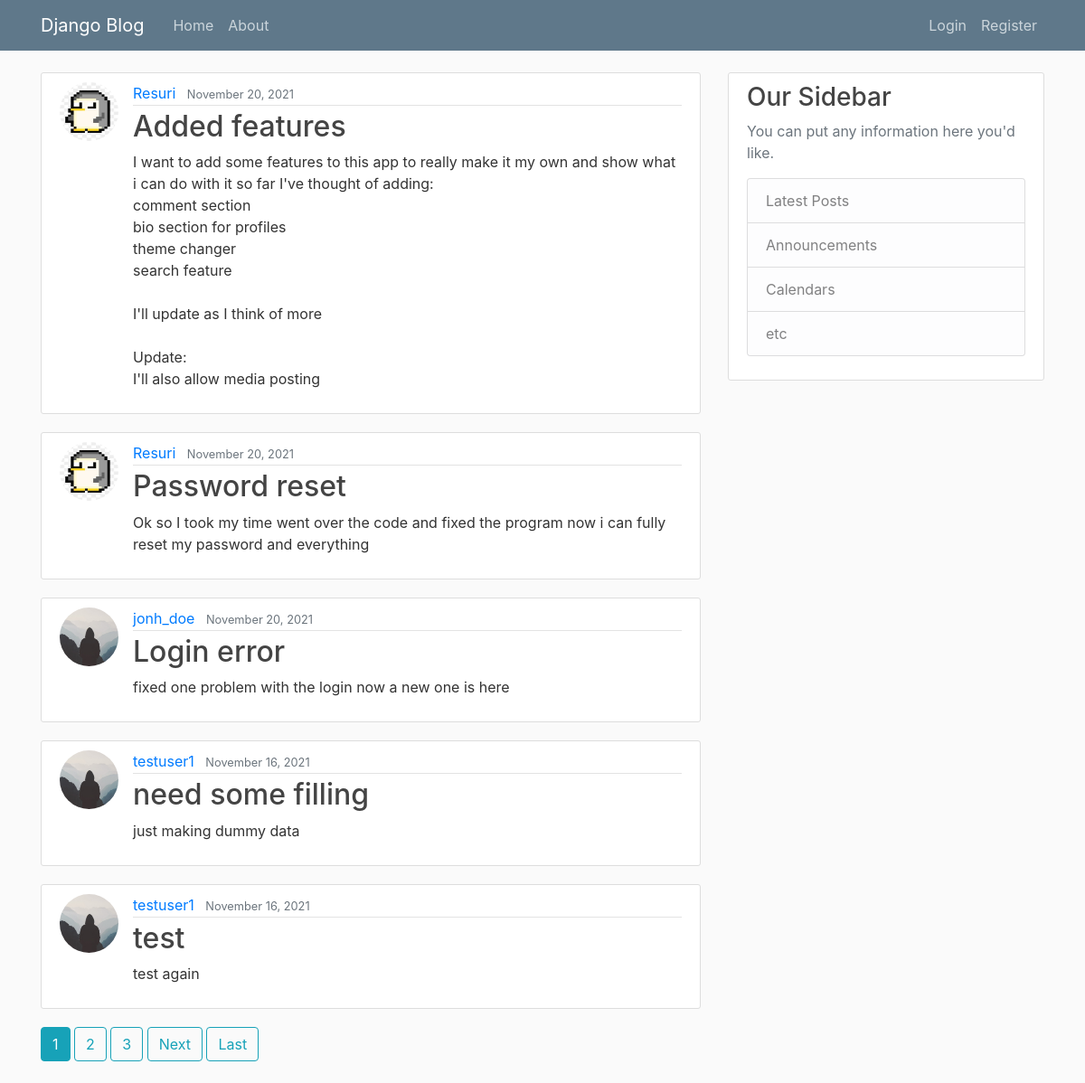
The page / on the database its author committed.
### blog/models.py (models this page shows, shortened)
class Post(models.Model):
    title = models.CharField(max_length=100)
    content = models.TextField()
    date_posted = models.DateTimeField(default=timezone.now)
    author = models.ForeignKey(User, on_delete=models.CASCADE)

### users/models.py (models this page shows, shortened)
class Profile(models.Model):
    user = models.OneToOneField(User, on_delete=models.CASCADE, null=True, blank=True)
    image = models.ImageField(default='default.jpg', upload_to='profile_pics')
    bio = models.TextField(default='', blank=True)
    updated_at = models.DateTimeField(auto_now=True)

### blog/views.py (the view)
# urls.py: path('', PostListView.as_view(), name='blog-home'),
class PostListView(ListView):
    model = Post
    template_name = 'blog/home.html' # <app>/<model>_<viewtype>.html
    context_object_name = 'posts'
    ordering = ['-date_posted']
    paginate_by = 5

### blog/templates/blog/home.html (shortened to what this page needs)
{% extends "blog/base.html" %}
{% block content %}
	{% for post in posts %}
		<article class="media content-section">
          <img class="rounded-circle article-img" src="{{ post.author.profile.image.url }}">
          <div class="media-body">
            <div class="article-metadata">
              <a class="mr-2" href="{% url 'user-posts' post.author.username %}">{{ post.author }}</a>
              <small class="text-muted">{{ post.date_posted|date:"F d, Y" }}</small>
            </div>
            <h2><a class="article-title" href="{% url 'post-detail' post.id %}">{{ post.title }}</a></h2>
            <p class="article-content">{{ post.content }}</p>
          </div>
        </article>
	{% endfor%}
  {% if is_paginated %}
    {% for num in page_obj.paginator.page_range %}
        {% if page_obj.number == num %}
          <a class="btn btn-info mb-4" href="?page={{ num }}">{{ num }}</a>
        {% elif num > page_obj.number|add:'-3' and num < page_obj.number|add:'3' %}
          <a class="btn btn-outline-info mb-4" href="?page={{ num }}">{{ num }}</a>
        {% endif %}
      {% endfor %}
      {% if page_obj.has_next %}
        <a class="btn btn-outline-info mb-4" href="?page={{ page_obj.next_page_number }}">Next</a>
        <a class="btn btn-outline-info mb-4" href="?page={{ page_obj.paginator.num_pages }}">Last</a>
      {% endif %}
    {% endif %}
{% endblock content %}

### blog/templates/blog/base.html (shortened to what this page needs)
{% load static %}
<!DOCTYPE html>
<html>
<head>
    <link rel="stylesheet" href="https://maxcdn.bootstrapcdn.com/bootstrap/4.0.0/css/bootstrap.min.css">
    <link rel="stylesheet" type="text/css" href="{% static 'blog/main.css' %}">
</head>
<body>
    <header class="site-header">
      <nav class="navbar navbar-expand-md navbar-dark bg-steel fixed-top">
        <div class="container">
          <a class="navbar-brand mr-4" href="{% url 'blog-home' %}">Django Blog</a>
          <div class="collapse navbar-collapse" id="navbarToggle">
            <div class="navbar-nav mr-auto">
              <a class="nav-item nav-link" href="{% url 'blog-home' %}">Home</a>
              <a class="nav-item nav-link" href="{% url 'blog-about' %}">About</a>
            </div>
            <div class="navbar-nav">
              {% if user.is_authenticated %}
                <a class="nav-item nav-link" href="{% url 'post-create' %}">New Post</a>
                <a class="nav-item nav-link" href="{% url 'profile' %}">Profile</a>
                <a class="nav-item nav-link" href="{% url 'logout' %}">Logout</a>
              {% else %}
                <a class="nav-item nav-link" href="{% url 'login' %}">Login</a>
                <a class="nav-item nav-link" href="{% url 'register' %}">Register</a>
              {% endif %}
            </div>
          </div>
        </div>
      </nav>
    </header>
    <main role="main" class="container">
      <div class="row">
        <div class="col-md-8">
          {% block content %}{% endblock %}
        </div>
        <div class="col-md-4">
          <div class="content-section">
            <h3>Our Sidebar</h3>
            <p class='text-muted'>You can put any information here you'd like.
              <ul class="list-group">
                <li class="list-group-item list-group-item-light">Latest Posts</li>
                <li class="list-group-item list-group-item-light">Announcements</li>
                <li class="list-group-item list-group-item-light">Calendars</li>
                <li class="list-group-item list-group-item-light">etc</li>
              </ul>
            </p>
          </div>
        </div>
      </div>
    </main>
</body>
</html>

### blog/static/blog/main.css (style rules this page uses)
body { background: #fafafa; color: #333333; margin-top: 5rem; }
h1, h2, h3, h4, h5, h6 { color: #444444; }
ul { margin: 0; }
.bg-steel { background-color: #5f788a; }
.site-header .navbar-nav .nav-link { color: #cbd5db; }
.content-section { background: #ffffff; padding: 10px 20px; border: 1px solid #dddddd; border-radius: 3px; margin-bottom: 20px; }
.article-title { color: #444444; }
.article-content { white-space: pre-line; }
.article-img { height: 65px; width: 65px; margin-right: 16px; }
.article-metadata { padding-bottom: 1px; margin-bottom: 4px; border-bottom: 1px solid #e3e3e3 }

### rows shown on the page
Post: author.profile.image (picture), author "Resuri", date_posted "November 20, 2021", title "Added features", content "I want to add some features to this app to really make it my own and show what i can do with it so far I've thought of adding: comment section bio section for profiles theme changer search feature I'll update as I think of more Update: I'll also allow media posting"
Post: author.profile.image (picture), author "Resuri", date_posted "November 20, 2021", title "Password reset", content "Ok so I took my time went over the code and fixed the program now i can fully reset my password and everything"
Post: author.profile.image (placeholder picture), author "jonh_doe", date_posted "November 20, 2021", title "Login error", content "fixed one problem with the login now a new one is here"
Post: author.profile.image (placeholder picture), author "testuser1", date_posted "November 16, 2021", title "need some filling", content "just making dummy data"
Post: author.profile.image (placeholder picture), author "testuser1", date_posted "November 16, 2021", title "test", content "test again"

### other values the page prints
{{ num }} "1"
{{ num }} "2" "3"
